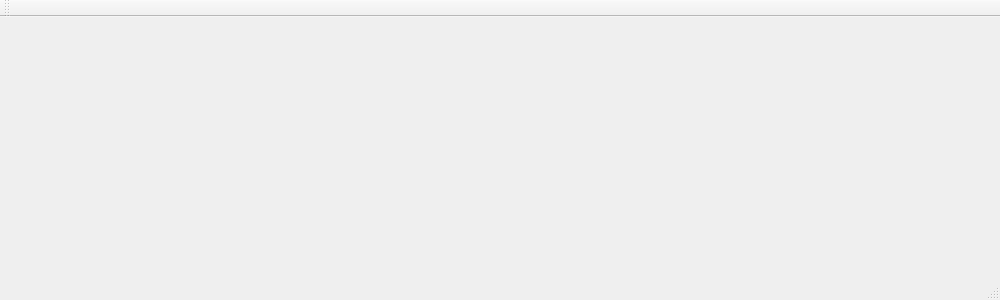
<?xml version="1.0" encoding="UTF-8"?>
<ui version="4.0">
 <class>livePlot</class>
 <widget class="QMainWindow" name="livePlot">
  <property name="geometry">
   <rect>
    <x>0</x>
    <y>0</y>
    <width>1000</width>
    <height>300</height>
   </rect>
  </property>
  <property name="minimumSize">
   <size>
    <width>200</width>
    <height>300</height>
   </size>
  </property>
  <property name="maximumSize">
   <size>
    <width>1920</width>
    <height>1080</height>
   </size>
  </property>
  <property name="windowTitle">
   <string>Live Plot</string>
  </property>
  <widget class="QWidget" name="centralWidget">
   <layout class="QHBoxLayout" name="horizontalLayout_2">
    <item>
     <layout class="QHBoxLayout" name="chartDisplay"/>
    </item>
   </layout>
  </widget>
  <widget class="QToolBar" name="mainToolBar">
   <attribute name="toolBarArea">
    <enum>TopToolBarArea</enum>
   </attribute>
   <attribute name="toolBarBreak">
    <bool>false</bool>
   </attribute>
  </widget>
  <widget class="QStatusBar" name="statusBar"/>
  <action name="actionAbout">
   <property name="text">
    <string>&amp;About</string>
   </property>
  </action>
  <action name="actionExit">
   <property name="text">
    <string>&amp;Exit</string>
   </property>
  </action>
 </widget>
 <layoutdefault spacing="6" margin="11"/>
 <resources/>
 <connections>
  <connection>
   <sender>actionExit</sender>
   <signal>triggered()</signal>
   <receiver>livePlot</receiver>
   <slot>close()</slot>
   <hints>
    <hint type="sourcelabel">
     <x>-1</x>
     <y>-1</y>
    </hint>
    <hint type="destinationlabel">
     <x>639</x>
     <y>359</y>
    </hint>
   </hints>
  </connection>
 </connections>
</ui>
